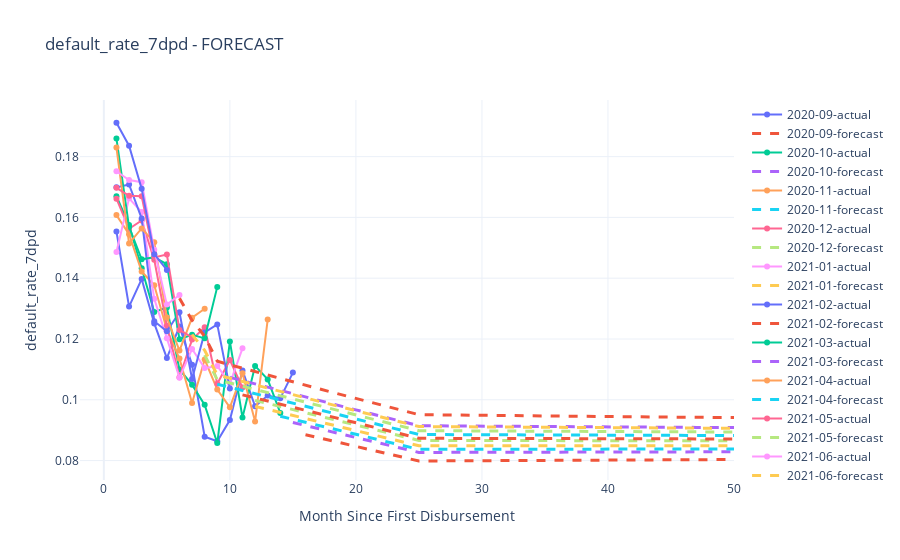

Source (notebook cell):
### Code cell
m1.plot_cohorts('default_rate_7dpd', data='forecast')
